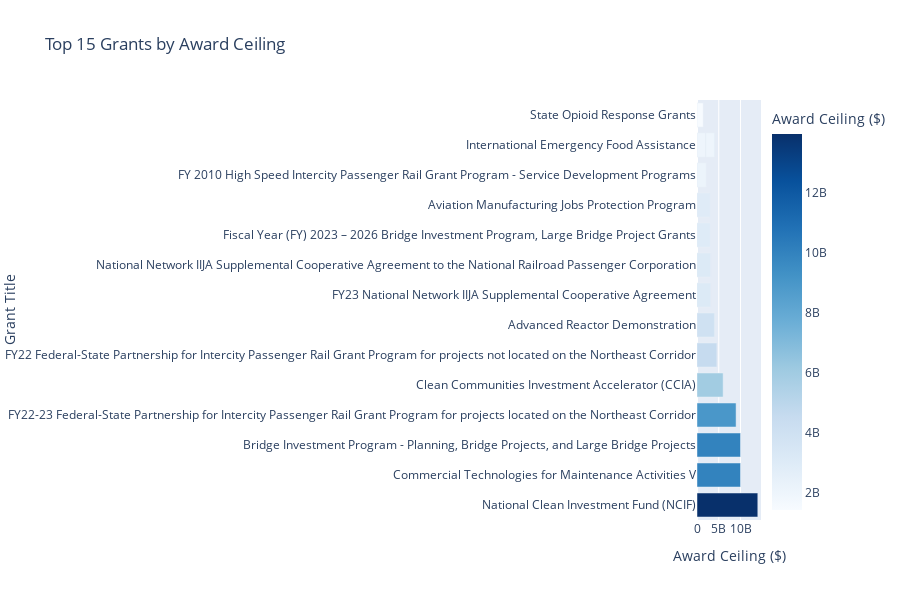

Notebook code for this chart:
### Code cell
# Visualization
fig = px.bar(
    top_grants, 
    x='award_ceiling', 
    y='opportunity_title',
    orientation='h',
    title='Top 15 Grants by Award Ceiling',
    labels={'award_ceiling': 'Award Ceiling ($)', 'opportunity_title': 'Grant Title'},
    color='award_ceiling',
    color_continuous_scale='Blues'
)
fig.update_layout(height=600, showlegend=True)
fig.show()

### Figure 1 — Plotly figure (JSON) as saved in the notebook; plotly's stock layout.template omitted (floating-point values rounded to 4 significant figures)
{"data": [{"alignmentgroup": "True", "hovertemplate": "Award Ceiling ($)=%{marker.color}<br>Grant Title=%{y}<extra></extra>", "legendgroup": "", "marker": {"color": [13970000000, 10000000000, 10000000000, 8979150000, 6000000000, 4566300000, 4000000000, 3143000000, 3113000000, 3000000000, 2970000000, 2125000000, 2000000000, 2000000000, 1439500000], "coloraxis": "coloraxis", "pattern": {"shape": ""}}, "name": "", "offsetgroup": "", "orientation": "h", "showlegend": false, "textposition": "auto", "type": "bar", "x": [13970000000, 10000000000, 10000000000, 8979150000, 6000000000, 4566300000, 4000000000, 3143000000, 3113000000, 3000000000, 2970000000, 2125000000, 2000000000, 2000000000, 1439500000], "xaxis": "x", "y": ["National Clean Investment Fund (NCIF)", "Commercial Technologies for Maintenance Activities V", "Bridge Investment Program - Planning, Bridge Projects, and Large Bridge Projects", "FY22-23 Federal-State Partnership for Intercity Passenger Rail Grant Program for projects located on the Northeast Corridor", "Clean Communities Investment Accelerator (CCIA)", "FY22 Federal-State Partnership for Intercity Passenger Rail Grant Program for projects not located on the Northeast Corridor", "Advanced Reactor Demonstration", "FY23 National Network IIJA Supplemental Cooperative Agreement", "National Network IIJA Supplemental Cooperative Agreement to the National Railroad Passenger Corporation", "Fiscal Year (FY) 2023 &#8211; 2026 Bridge Investment Program, Large Bridge Project Grants", "Aviation Manufacturing Jobs Protection Program", "FY 2010 High Speed Intercity Passenger Rail Grant Program - Service Development Programs", "International Emergency Food Assistance", "International Emergency Food Assistance", "State Opioid Response Grants"], "yaxis": "y"}], "layout": {"barmode": "relative", "coloraxis": {"colorbar": {"title": {"text": "Award Ceiling ($)"}}, "colorscale": [[0, "rgb(247,251,255)"], [0.125, "rgb(222,235,247)"], [0.25, "rgb(198,219,239)"], [0.375, "rgb(158,202,225)"], [0.5, "rgb(107,174,214)"], [0.625, "rgb(66,146,198)"], [0.75, "rgb(33,113,181)"], [0.875, "rgb(8,81,156)"], [1, "rgb(8,48,107)"]]}, "height": 600, "legend": {"tracegroupgap": 0}, "showlegend": true, "title": {"text": "Top 15 Grants by Award Ceiling"}, "xaxis": {"anchor": "y", "domain": [0, 1], "title": {"text": "Award Ceiling ($)"}}, "yaxis": {"anchor": "x", "domain": [0, 1], "title": {"text": "Grant Title"}}}}
